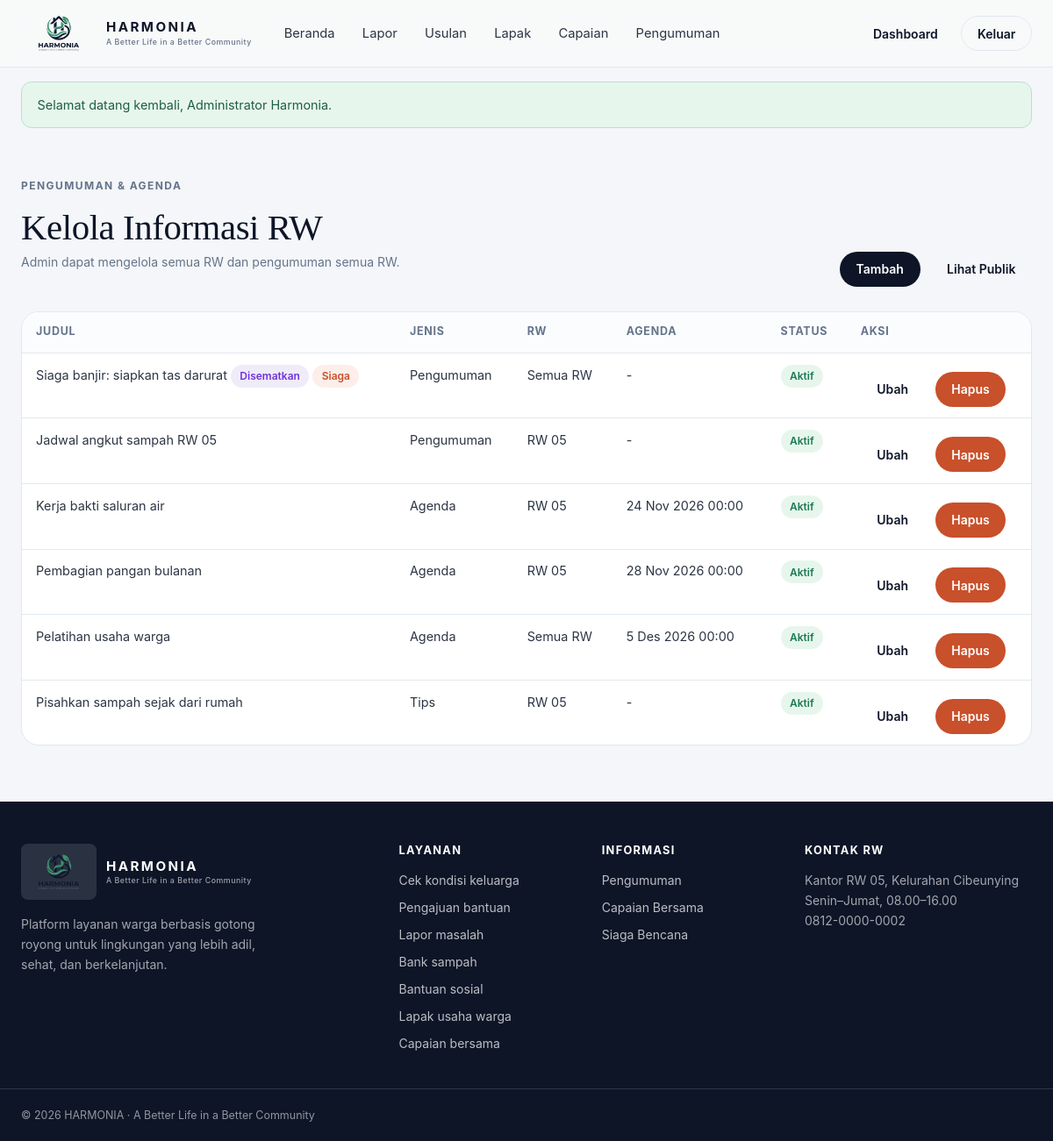
Screenshot of /pengumuman/kelola.php (signed in) with the database file from the repository.
### tables this page shows
CREATE TABLE announcements (
  id INT AUTO_INCREMENT PRIMARY KEY,
  author_id INT NOT NULL,
  rw_id INT NULL,                                    
  tipe ENUM('pengumuman','agenda','tips') NOT NULL DEFAULT 'pengumuman',
  judul VARCHAR(120) NOT NULL,
  isi TEXT NOT NULL,
  tanggal_acara DATETIME NULL,                       
  lokasi VARCHAR(120) NULL,
  siaga TINYINT(1) NOT NULL DEFAULT 0,               
  sematkan TINYINT(1) NOT NULL DEFAULT 0,
  berlaku_sampai DATE NULL,
  created_at DATETIME DEFAULT CURRENT_TIMESTAMP,
  updated_at DATETIME DEFAULT CURRENT_TIMESTAMP ON UPDATE CURRENT_TIMESTAMP,
  FOREIGN KEY (author_id) REFERENCES users(id) ON DELETE CASCADE,
  FOREIGN KEY (rw_id) REFERENCES rw(id) ON DELETE CASCADE,
  INDEX idx_tampil (rw_id, tipe, tanggal_acara)
);

CREATE TABLE rw (
  id INT AUTO_INCREMENT PRIMARY KEY,
  nama VARCHAR(30) NOT NULL,
  kelurahan VARCHAR(60) NOT NULL,
  created_at DATETIME DEFAULT CURRENT_TIMESTAMP
);

### config/auth.php (called while the page is built, shortened)
<?php
require_once ROOT_DIR . '/includes/helpers.php';
function user(): ?array
{
    return $_SESSION['user'] ?? null;
}
function require_login(): array
{
    $u = user();
    return $u;
}
function require_role(string ...$roles): array
{
    $u = require_login();
    return $u;
}

### includes/helpers.php (called while the page is built, shortened)
<?php
function e($v): string
{
    return htmlspecialchars((string)$v, ENT_QUOTES, 'UTF-8');
}
function tanggal(?string $dt, bool $dengan_jam = false): string
{
    $bulan = [1 => 'Jan', 'Feb', 'Mar', 'Apr', 'Mei', 'Jun', 'Jul', 'Agu', 'Sep', 'Okt', 'Nov', 'Des'];
    $t = strtotime($dt);
    return date('j', $t) . ' ' . $bulan[(int)date('n', $t)] . ' ' . date('Y', $t) . ($dengan_jam ? ' ' . date('H:i', $t) : '');
}

### pengumuman/kelola.php (the view, shortened to what this page needs)
<?php
require_once __DIR__ . '/../config/auth.php';
$u = require_role('petugas', 'admin');
$rwId = $u['role'] === 'admin' ? null : (int)$u['rw_id'];
$sql = 'SELECT a.*, rw.nama AS rw FROM announcements a LEFT JOIN rw ON rw.id = a.rw_id';
$params = [];
$sql .= ' ORDER BY a.sematkan DESC, a.created_at DESC LIMIT 100';
$st = $pdo->prepare($sql);
$st->execute($params);
$data = $st->fetchAll();
?>
<?php include ROOT_DIR . '/includes/header.php'; ?>
<section class="dash">
    <div class="container">
        <div class="dash__head">
            <div>
                <p class="eyebrow">Pengumuman &amp; Agenda</p>
                <h1>Kelola Informasi RW</h1>
                <p class="small"><?= $rwId !== null ? 'Anda mengelola RW sendiri.' : 'Admin dapat mengelola semua RW dan pengumuman semua RW.' ?></p>
            </div>
            <div class="form-actions">
                <a class="btn btn--primary btn--sm" href="<?= BASE ?>/pengumuman/form.php">Tambah</a>
                <a class="btn btn--ghost btn--sm" href="<?= BASE ?>/pengumuman/index.php">Lihat Publik</a>
            </div>
        </div>
        <?php if ($data) : ?>
            <div class="table-wrap">
                <table class="data">
                    <thead><tr><th>Judul</th><th>Jenis</th><th>RW</th><th>Agenda</th><th>Status</th><th>Aksi</th></tr></thead>
                    <tbody>
                    <?php foreach ($data as $a) : ?>
                        <tr>
                            <td><?= e($a['judul']) ?><?= $a['sematkan'] ? ' <span class="chip chip--accent">Disematkan</span>' : '' ?><?= $a['siaga'] ? ' <span class="chip chip--warn">Siaga</span>' : '' ?></td>
                            <td><?= ucfirst(e($a['tipe'])) ?></td>
                            <td><?= e($a['rw'] ?? 'Semua RW') ?></td>
                            <td><?= $a['tanggal_acara'] ? tanggal($a['tanggal_acara'], true) : '-' ?></td>
                            <td><?= $a['berlaku_sampai'] && $a['berlaku_sampai'] < date('Y-m-d') ? '<span class="chip chip--netral">Lewat</span>' : '<span class="chip chip--ok">Aktif</span>' ?></td>
                            <td>
                                <div class="form-actions">
                                    <a class="btn btn--ghost btn--sm" href="<?= BASE ?>/pengumuman/form.php?id=<?= (int)$a['id'] ?>">Ubah</a>
                                    <form method="post" action="<?= BASE ?>/pengumuman/hapus.php" onsubmit="return confirm('Hapus pengumuman ini?')">
                                        <button class="btn btn--danger btn--sm" type="submit">Hapus</button>
                                    </form>
                                </div>
                            </td>
                        </tr>
                    <?php endforeach; ?>
                    </tbody>
                </table>
            </div>
        <?php else : ?>
            <div class="empty"><b>Belum Ada Pengumuman</b>Tambahkan pengumuman atau agenda pertama.</div>
        <?php endif; ?>
    </div>
</section>
<?php include ROOT_DIR . '/includes/footer.php'; ?>

### assets/css/style.css (style rules this page uses)
:root { --lime: #B8F53B; --lime-dark: #84cc16; --navy: #0D1527; --navy-hover: #16223D; --slate: #2C3545; --muted: #64748B; --bg: #F4F6F9; --hero: #E8EEF5; --border: #E2E8F0; --white: #fff; --sage: #E7F6ED; --sage-ink: #1B7A53; --sky: #E4F1FD; --sky-ink: #1D68BD; --peach: #FDEEE9; --peach-ink: #C8502B; --lavender: #EFEBF9; --lavender-ink: #6D32D8; --radius: 20px; --radius-sm: 12px; --shadow-soft: 0 16px 36px rgba(13, 21, 39, .06), 0 2px 6px rgba(13, 21, 39, .03); --shadow-lift: 0 24px 48px rgba(13, 21, 39, .12), 0 6px 14px rgba(13, 21, 39, .05); --serif: Georgia, "Times New Roman", Times, serif; --sans: -apple-system, BlinkMacSystemFont, "Segoe UI", Roboto, Helvetica, Arial, sans-serif; }
* { box-sizing: border-box; }
html { scroll-behavior: smooth; }
body { margin: 0; background: var(--bg); color: var(--slate); font: 400 1rem/1.65 var(--sans); -webkit-font-smoothing: antialiased; }
a { color: var(--navy); text-decoration: none; }
h1, h2, h3 { font-family: var(--serif); font-weight: 400; color: var(--navy); line-height: 1.18; margin: 0 0 .6rem; letter-spacing: -.01em; }
h1 { font-size: clamp(2.4rem, 5vw, 4rem); }
p { margin: 0 0 1rem; color: var(--muted); }
.container { width: 100%; max-width: 1240px; margin: 0 auto; padding: 0 1.5rem; }
.eyebrow { font-size: .75rem; font-weight: 700; letter-spacing: .12em; text-transform: uppercase; color: var(--muted); margin: 0 0 .9rem; }
.small { font-size: .875rem; }
.btn { display: inline-flex; align-items: center; justify-content: center; gap: .5rem; min-height: 44px; padding: .75rem 1.5rem; border-radius: 9999px; border: 1px solid transparent; font: 600 .95rem var(--sans); cursor: pointer; transition: transform .18s ease, box-shadow .18s ease, background .18s ease, color .18s ease; }
.btn--primary { background: var(--navy); color: #fff; }
.btn--ghost { background: transparent; color: var(--navy); }
.btn--danger { background: var(--peach-ink); color: #fff; }
.btn--sm { min-height: 40px; padding: .5rem 1.1rem; font-size: .875rem; }
.chip { display: inline-flex; align-items: center; gap: .35rem; padding: .2rem .65rem; border-radius: 9999px; font-size: .75rem; font-weight: 600; white-space: nowrap; }
.chip--ok { background: var(--sage); color: var(--sage-ink); }
.chip--warn { background: var(--peach); color: var(--peach-ink); }
.chip--accent { background: var(--lavender); color: var(--lavender-ink); }
.form-actions { display: flex; align-items: center; gap: .75rem; margin-top: .5rem; }
.table-wrap { overflow-x: auto; border: 1px solid var(--border); border-radius: var(--radius); background: #fff; }
table.data { width: 100%; border-collapse: collapse; font-size: .9rem; }
table.data th, table.data td { padding: .8rem 1rem; text-align: left; border-top: 1px solid var(--border); vertical-align: top; }
table.data th { background: #fbfcfd; font-size: .78rem; text-transform: uppercase; letter-spacing: .06em; color: var(--muted); border-top: 0; }
.dash { padding: 2.5rem 0 4rem; }
.dash__head { display: flex; align-items: flex-end; justify-content: space-between; gap: 1.5rem; flex-wrap: wrap; margin-bottom: 1.75rem; }
.dash__head h1 { font-size: clamp(2rem, 3.4vw, 2.75rem); margin-bottom: .2rem; }
.js .reveal { opacity: 0; transform: translateY(24px); transition: opacity .6s ease, transform .6s ease; }
.js .reveal.is-visible { opacity: 1; transform: none; }

### rows the page displays
announcements: judul "Siaga banjir: siapkan tas darurat", sematkan "Disematkan", siaga "Siaga", tipe "Pengumuman", rw "Semua RW", berlaku_sampai "Aktif"
announcements: judul "Jadwal angkut sampah RW 05", tipe "Pengumuman", rw.nama "RW 05", shows "Aktif"
announcements: judul "Kerja bakti saluran air", tipe "Agenda", rw.nama "RW 05", tanggal_acara "24 Nov 2026 00:00", shows "Aktif"
announcements: judul "Pembagian pangan bulanan", tipe "Agenda", rw.nama "RW 05", tanggal_acara "28 Nov 2026 00:00", shows "Aktif"
announcements: judul "Pelatihan usaha warga", tipe "Agenda", rw "Semua RW", tanggal_acara "5 Des 2026 00:00", shows "Aktif"
announcements: judul "Pisahkan sampah sejak dari rumah", tipe "Tips", rw.nama "RW 05", shows "Aktif"

### other values shown
$label "Beranda"
$label "Lapor"
$label "Usulan"
$label "Lapak"
$label "Capaian"
$label "Pengumuman"
$f['pesan'] "Selamat datang kembali, Administrator Harmonia."
$label "Cek kondisi keluarga"
$label "Pengajuan bantuan"
$label "Lapor masalah"
$label "Bank sampah"
$label "Bantuan sosial"
$label "Lapak usaha warga"
$label "Capaian bersama"
